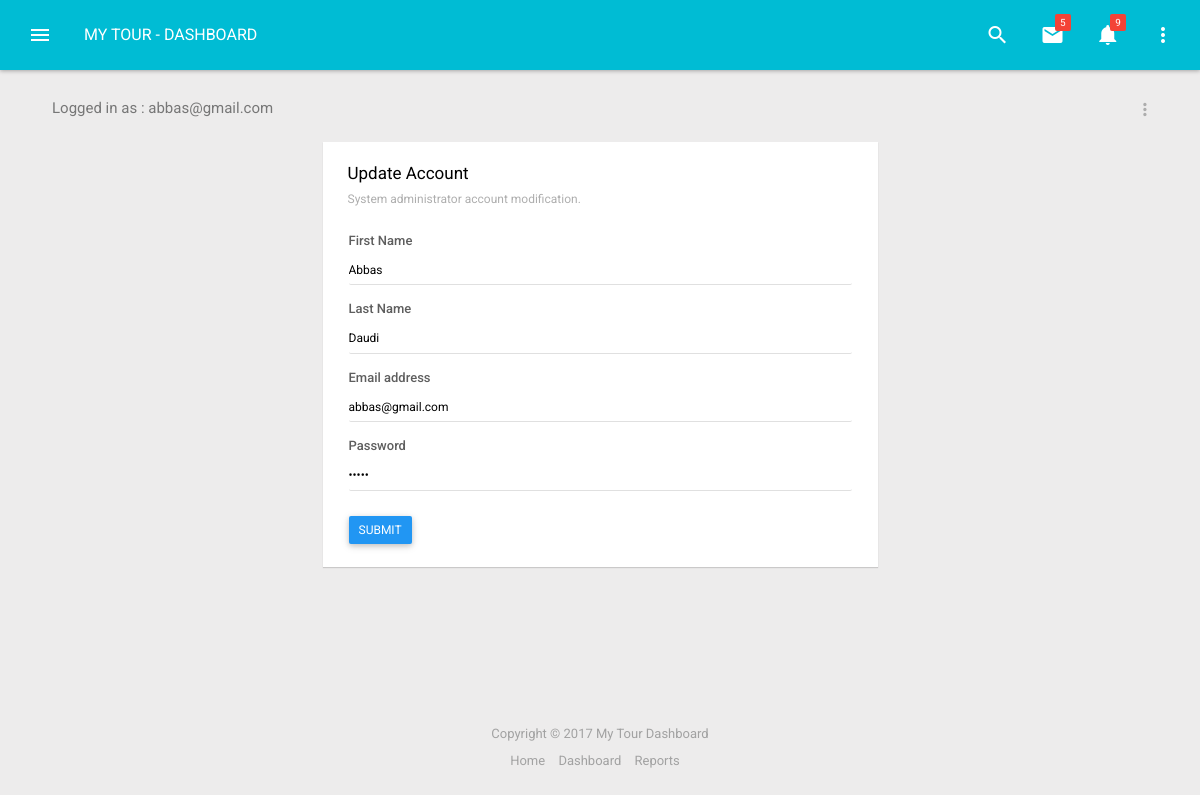
/private/update-account.php?userid=9 (signed in), run on the app's committed database.
### tables this page shows
CREATE TABLE `users` (
  `id` int(11) NOT NULL,
  `firstname` varchar(100) NOT NULL,
  `lastname` varchar(100) NOT NULL,
  `email` varchar(100) NOT NULL,
  `password` varchar(100) NOT NULL,
  `type` varchar(30) NOT NULL DEFAULT 'Administrator',
  `created` int(11) NOT NULL
);

### private/core/functions.php (called while the page is built, shortened)
<?php
	$link = openConnection();
	function openConnection(){
		$link = mysqli_connect(DB_SERVER, DB_USER, DB_PASS, DB_NAME);
		return $link;
	}
	function findById($table, $id){
		global $link;
		$data = array();
		$query = "SELECT * FROM {$table} WHERE id = $id";
		$result = mysqli_query($link, $query);
		if (mysqli_num_rows($result) > 0) {
			while($row = mysqli_fetch_assoc($result)){
				$data = $row;
			}
		} else {
			$data[] = array('message'=>'Sorry, there are no records in the {$table} table');
		}
		return $data;
	}
?>

### private/update-account.php (the view, shortened to what this page needs)
<?php require_once 'core/functions.php'; ?>
<?php
    if (isset($_SESSION['uid'])) {
        $uid = $_SESSION['uid'];
        $user = findById('users',$uid);
        $loggedName = $user['email'];
        $userid = $_GET['userid'];
        $edit = findById('users',$userid);
    } else {
        header('Location:../');
    }
?>
<!DOCTYPE html>
<head>
        <link href="vendors/bower_components/fullcalendar/dist/fullcalendar.min.css" rel="stylesheet">
        <link href="vendors/bower_components/animate.css/animate.min.css" rel="stylesheet">
        <link href="vendors/bower_components/bootstrap-sweetalert/lib/sweet-alert.css" rel="stylesheet">
        <link href="vendors/bower_components/material-design-iconic-font/dist/css/material-design-iconic-font.min.css" rel="stylesheet">
        <link href="vendors/bower_components/malihu-custom-scrollbar-plugin/jquery.mCustomScrollbar.min.css" rel="stylesheet">
        <link href="css/app.min.1.css" rel="stylesheet">
        <link href="css/app.min.2.css" rel="stylesheet">
        <link href="css/style.css" rel="stylesheet">
    </head>
    <body>
        <?php include('views/top.header.php'); ?>
        <section id="main" data-layout="layout-1">
            <section id="content">
                <div class="container">
                    <div class="block-header">
                        <h2>Logged in as : <?php echo $loggedName; ?></h2>
                        <ul class="actions">
                            <li class="dropdown">
                                <a href="#" data-toggle="dropdown">
                                    <i class="zmdi zmdi-more-vert"></i>
                                </a>
                            </li>
                        </ul>
                    </div>
                    <div class="row">
                        <div class="col-sm-6 col-md-offset-3">
                            <div class="card">
                                <div class="card-header">
                                    <h2>Update Account <small>System administrator account modification.</small></h2>
                                </div>
                                <div class="card-body card-padding">
                                    <form role="form" action="" method="POST">
                                        <div class="form-group fg-line">
                                            <label for="inputFirstname">First Name</label>
                                            <input type="text" class="form-control input-sm" id="inputFirstname" value="<?php echo $edit['firstname']; ?>" name="firstname">
                                        </div>
                                        <div class="form-group fg-line">
                                            <label for="inputLastname">Last Name</label>
                                            <input type="text" class="form-control input-sm" id="inputLastname" value="<?php echo $edit['lastname']; ?>" name="lastname">
                                        </div>
                                        <div class="form-group fg-line">
                                            <label for="inputEmail">Email address</label>
                                            <input type="email" class="form-control input-sm" id="inputEmail" value="<?php echo $edit['email']; ?>"  name="email">
                                        </div>
                                        <div class="form-group fg-line">
                                            <label for="inputPassword">Password</label>
                                            <input type="password" class="form-control input-sm" id="inputPassword" value="<?php echo $edit['firstname']; ?>"  name="password">
                                        </div>
                                        <button type="submit" name="submit" class="btn btn-primary btn-sm m-t-10">Submit</button>
                                    </form>
                                </div>
                            </div>
                        </div>
                    </div>
                </div>
            </section>
        </section>
        <footer id="footer">
            Copyright &copy; <?php echo date('Y') ?> My Tour Dashboard
            <ul class="f-menu">
                <li><a href="#">Home</a></li>
                <li><a href="#">Dashboard</a></li>
                <li><a href="#">Reports</a></li>
            </ul>
        </footer>
    </body>
</html>

### private/css/app.min.2.css (style rules this page uses)
.block-header { margin-bottom: 25px; position: relative; }
@media screen and (min-width: 768px) { .block-header { padding: 0 22px; } }
.block-header > h2 { font-size: 15px; color: #777; margin: 0; font-weight: 400; }
.block-header .actions { position: absolute; right: 10px; top: -5px; z-index: 4; }
.actions { list-style: none; padding: 0; z-index: 3; margin: 0; }
.actions > li { display: inline-block; vertical-align: baseline; }
.actions > li > a, .actions > a { width: 30px; height: 30px; display: inline-block; text-align: center; padding-top: 5px; }
.actions > li > a > i, .actions > a > i { color: #adadad; font-size: 20px; }
@media (min-width: 768px) { .actions > li > a, .actions > a { position: relative; } }
@media (min-width: 768px) { .actions > li > a:before, .actions > a:before { left: 0; top: 0; content: ""; position: absolute; width: 100%; height: 100%; -webkit-transform: scale3d(0, 0, 0); -moz-transform: scale3d(0, 0, 0); -ms-transform: scale3d(0, 0, 0); -o-transform: scale3d(0, 0, 0); transform: scale3d(0, 0, 0); -webkit-transition: all; -o-transition: all; transition: all; -webkit-transition-duration: 250ms; transition-duration: 250ms; -webkit-backface-visibility: hidden; -moz-backface-visibility: hidden; backface-visibility: hidden; background-color: rgba(0, 0, 0, 0.1); z-index: 0; border-radius: 50%; opacity: 0; filter: alpha(opacity=0); } }
#footer { position: absolute; bottom: 0; text-align: center; width: 100%; height: 110px; color: #a2a2a2; padding-top: 35px; padding-bottom: 15px; }
#footer .f-menu { display: block; width: 100%; padding-left: 0; list-style: none; margin-left: -5px; margin-top: 8px; }
#footer .f-menu > li { display: inline-block; padding-left: 5px; padding-right: 5px; }
#footer .f-menu > li > a { color: #a2a2a2; }

### private/css/style.css (style rules this page uses)
body { font-family: 'Roboto', sans-serif; }

### data on the page
users: email "abbas@gmail.com", firstname "Abbas", lastname "Daudi"

### other printed values
countAll('contactus') "5"
countAll('enquiry') "9"
